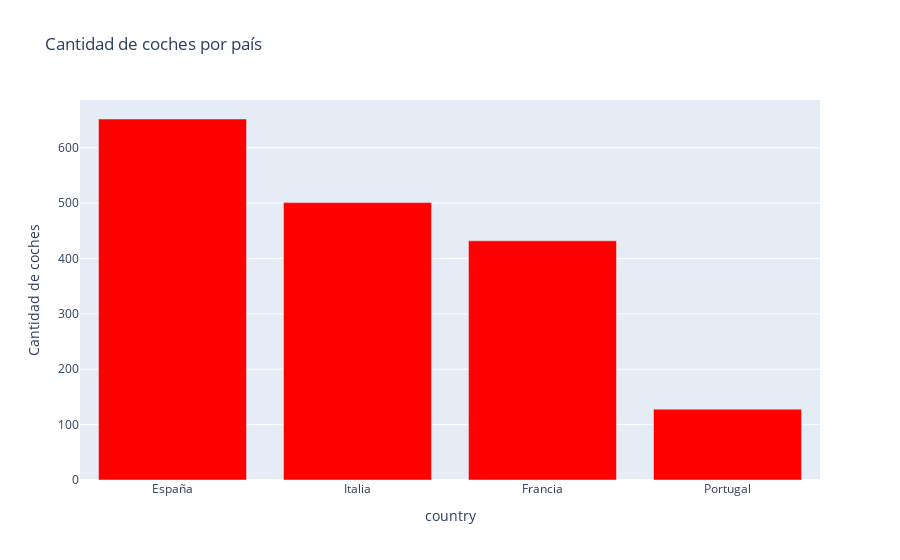

The cell this chart's notebook holds for it:
### Markdown cell above
### 6. Cantidad de coches por país

### Code cell
cars_per_country = df['country'].value_counts()
fig6 = px.bar(
    cars_per_country, 
    x=cars_per_country.index, 
    y=cars_per_country.values, 
    title='Cantidad de coches por país',
    labels={'x': 'País', 'y': 'Cantidad de coches'},
    color_discrete_sequence=['red']
)
fig6.show()

### Figure 1 — Plotly figure (JSON) as saved in the notebook; plotly's stock layout.template omitted (floating-point values rounded to 4 significant figures)
{"data": [{"alignmentgroup": "True", "hovertemplate": "country=%{x}<br>Cantidad de coches=%{y}<extra></extra>", "legendgroup": "", "marker": {"color": "red", "pattern": {"shape": ""}}, "name": "", "offsetgroup": "", "orientation": "v", "showlegend": false, "textposition": "auto", "type": "bar", "x": ["España", "Italia", "Francia", "Portugal"], "xaxis": "x", "y": [652, 501, 432, 128], "yaxis": "y"}], "layout": {"barmode": "relative", "legend": {"tracegroupgap": 0}, "title": {"text": "Cantidad de coches por país"}, "xaxis": {"anchor": "y", "domain": [0, 1], "title": {"text": "country"}}, "yaxis": {"anchor": "x", "domain": [0, 1], "title": {"text": "Cantidad de coches"}}}}
